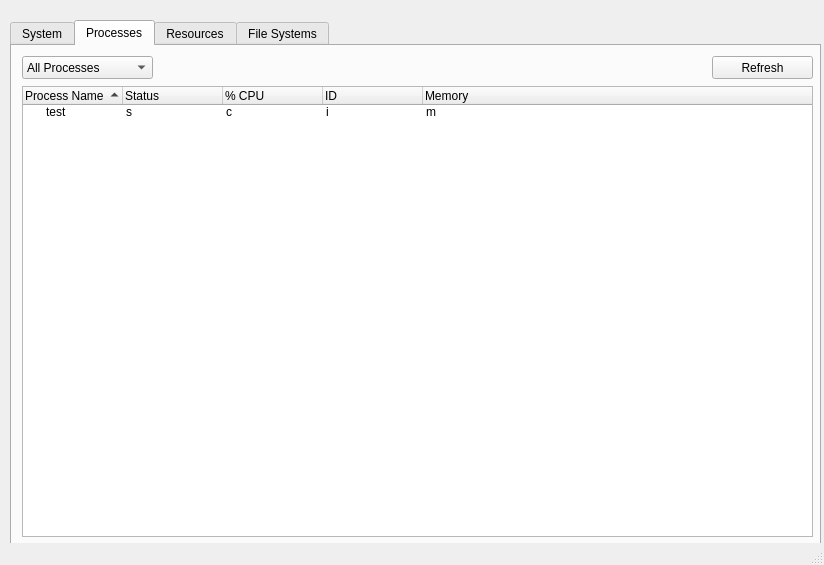
<?xml version="1.0" encoding="UTF-8"?>
<ui version="4.0">
 <class>MainWindow</class>
 <widget class="QMainWindow" name="MainWindow">
  <property name="geometry">
   <rect>
    <x>0</x>
    <y>0</y>
    <width>824</width>
    <height>565</height>
   </rect>
  </property>
  <property name="windowTitle">
   <string>MainWindow</string>
  </property>
  <widget class="QWidget" name="centralwidget">
   <widget class="QTabWidget" name="tabWidget">
    <property name="geometry">
     <rect>
      <x>10</x>
      <y>20</y>
      <width>811</width>
      <height>531</height>
     </rect>
    </property>
    <property name="currentIndex">
     <number>1</number>
    </property>
    <widget class="QWidget" name="tab_1">
     <attribute name="title">
      <string>System</string>
     </attribute>
     <widget class="QListWidget" name="listWidget">
      <property name="geometry">
       <rect>
        <x>0</x>
        <y>70</y>
        <width>801</width>
        <height>421</height>
       </rect>
      </property>
     </widget>
     <widget class="QTextEdit" name="textEdit">
      <property name="geometry">
       <rect>
        <x>0</x>
        <y>0</y>
        <width>801</width>
        <height>70</height>
       </rect>
      </property>
      <property name="html">
       <string>&lt;!DOCTYPE HTML PUBLIC &quot;-//W3C//DTD HTML 4.0//EN&quot; &quot;http://www.w3.org/TR/REC-html40/strict.dtd&quot;&gt;
&lt;html&gt;&lt;head&gt;&lt;meta name=&quot;qrichtext&quot; content=&quot;1&quot; /&gt;&lt;style type=&quot;text/css&quot;&gt;
p, li { white-space: pre-wrap; }
&lt;/style&gt;&lt;/head&gt;&lt;body style=&quot; font-family:'Sans Serif'; font-size:9pt; font-weight:400; font-style:normal;&quot;&gt;
&lt;p style=&quot; margin-top:0px; margin-bottom:0px; margin-left:0px; margin-right:0px; -qt-block-indent:0; text-indent:0px;&quot;&gt;&lt;span style=&quot; font-size:14pt; font-weight:600;&quot;&gt;&lt;br /&gt;Basic System Information&lt;/span&gt;&lt;/p&gt;&lt;/body&gt;&lt;/html&gt;</string>
      </property>
     </widget>
    </widget>
    <widget class="QWidget" name="tab_2">
     <attribute name="title">
      <string>Processes</string>
     </attribute>
     <widget class="QTreeWidget" name="treeWidget">
      <property name="geometry">
       <rect>
        <x>10</x>
        <y>40</y>
        <width>791</width>
        <height>451</height>
       </rect>
      </property>
      <property name="sortingEnabled">
       <bool>true</bool>
      </property>
      <column>
       <property name="text">
        <string>Process Name</string>
       </property>
      </column>
      <column>
       <property name="text">
        <string>Status</string>
       </property>
      </column>
      <column>
       <property name="text">
        <string>% CPU</string>
       </property>
      </column>
      <column>
       <property name="text">
        <string>ID</string>
       </property>
      </column>
      <column>
       <property name="text">
        <string>Memory</string>
       </property>
      </column>
      <item>
       <property name="text">
        <string>test</string>
       </property>
       <property name="text">
        <string>s</string>
       </property>
       <property name="text">
        <string>c</string>
       </property>
       <property name="text">
        <string>i</string>
       </property>
       <property name="text">
        <string>m</string>
       </property>
      </item>
     </widget>
     <widget class="QComboBox" name="comboBox">
      <property name="geometry">
       <rect>
        <x>10</x>
        <y>10</y>
        <width>131</width>
        <height>23</height>
       </rect>
      </property>
      <item>
       <property name="text">
        <string>All Processes</string>
       </property>
      </item>
      <item>
       <property name="text">
        <string>My Processes</string>
       </property>
      </item>
      <item>
       <property name="text">
        <string>Tree Format?</string>
       </property>
      </item>
     </widget>
     <widget class="QPushButton" name="pushButton">
      <property name="geometry">
       <rect>
        <x>700</x>
        <y>10</y>
        <width>101</width>
        <height>23</height>
       </rect>
      </property>
      <property name="text">
       <string>Refresh</string>
      </property>
     </widget>
    </widget>
    <widget class="QWidget" name="tab_3">
     <attribute name="title">
      <string>Resources</string>
     </attribute>
    </widget>
    <widget class="QWidget" name="tab_4">
     <attribute name="title">
      <string>File Systems</string>
     </attribute>
     <widget class="QTreeWidget" name="treeWidgetFileSystem">
      <property name="geometry">
       <rect>
        <x>0</x>
        <y>0</y>
        <width>801</width>
        <height>491</height>
       </rect>
      </property>
      <property name="sortingEnabled">
       <bool>true</bool>
      </property>
      <column>
       <property name="text">
        <string>Device</string>
       </property>
      </column>
      <column>
       <property name="text">
        <string>Directory</string>
       </property>
      </column>
      <column>
       <property name="text">
        <string>Type</string>
       </property>
      </column>
      <column>
       <property name="text">
        <string>Total</string>
       </property>
      </column>
      <column>
       <property name="text">
        <string>Free</string>
       </property>
      </column>
      <column>
       <property name="text">
        <string>Available</string>
       </property>
      </column>
      <column>
       <property name="text">
        <string>Used</string>
       </property>
      </column>
     </widget>
    </widget>
   </widget>
  </widget>
  <widget class="QStatusBar" name="statusbar"/>
 </widget>
 <resources/>
 <connections/>
</ui>
